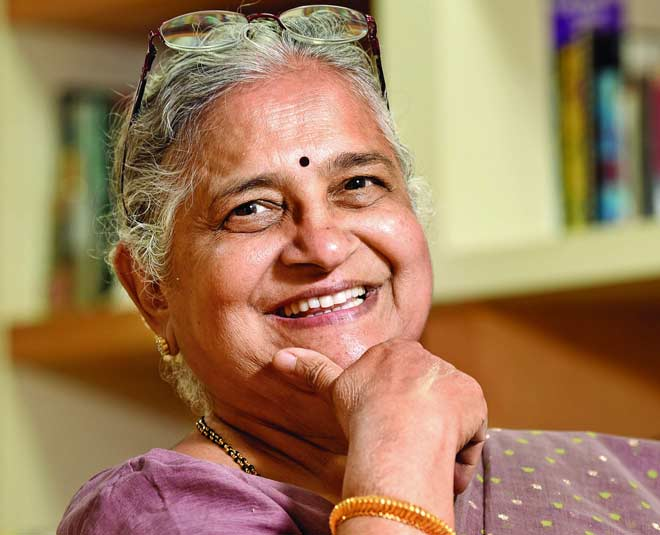
#> input picture testimg.jpg, 660 x 535 px
$ jupyter execute --allow-errors skintonedetector.ipynb
#> lines starting #> are read from the running program, lines starting #| are printed output that depends on the picture; after the words box and inside, x2 and y2 are one past the last pixel; in counts of white or black regions, pixels touching at a corner belong together
[cell 1]
import numpy as np
import cv2
import os
from sklearn.model_selection import train_test_split
from sklearn.neighbors import KNeighborsClassifier
from sklearn.metrics import accuracy_score

[cell 2]
def load_images_from_folder(folder, label):
    images = []
    labels = []
    for filename in os.listdir(folder):
        img = cv2.imread(os.path.join(folder, filename))
        if img is not None:
            img = cv2.resize(img, (64, 64))
            labels.append(label)
    return images, labels

categories = ['dark', 'light', 'mid-dark', 'mid-light']
data = []
labels = []

#> (the rest of this cell did not finish here and is left out)

[cell 3]
def extract_skin_color_features(images):
    features = []
    for img in images:
        img_hsv = cv2.cvtColor(img, cv2.COLOR_BGR2HSV)
        lower1 = np.array([0, 30, 60], dtype=np.uint8)
        upper1 = np.array([20, 150, 255], dtype=np.uint8)
        lower2 = np.array([160, 30, 60], dtype=np.uint8)
        upper2 = np.array([180, 150, 255], dtype=np.uint8)
        mask1 = cv2.inRange(img_hsv, lower1, upper1)
        mask2 = cv2.inRange(img_hsv, lower2, upper2)
        mask = cv2.bitwise_or(mask1, mask2)
        skin = cv2.bitwise_and(img, img, mask=mask)
        h_mean, h_std = np.mean(skin[:, :, 0]), np.std(skin[:, :, 0])
        s_mean, s_std = np.mean(skin[:, :, 1]), np.std(skin[:, :, 1])
        v_mean, v_std = np.mean(skin[:, :, 2]), np.std(skin[:, :, 2])
        features.append([h_mean, h_std, s_mean, s_std, v_mean, v_std])
    return np.array(features)


features = extract_skin_color_features(data)
#> (the rest of this cell did not finish here and is left out)

[cell 4]
import joblib
#> (the rest of this cell did not finish here and is left out)

[cell 5]
def predict_skin_tone(image_path):
#> called with image_path = './testimg.jpg'
    img = cv2.imread(image_path)
#> img is the input picture: shape (535, 660, 3); mean B, G, R 92.8, 125.7, 161.2
    img = cv2.resize(img, (64, 64))
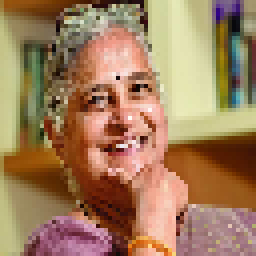
#> img: shape (64, 64, 3) (shown 4 times larger); mean B, G, R 92.7, 125.6, 161.2

    feature = extract_skin_color_features([img])
#> the loop in extract_skin_color_features (call 2), `for img in images:` made 1 pass
#> (lower1, upper1, lower2, upper2, h_mean, h_std, s_mean, s_std) on pass 1: ([0, 30, 60], [20, 150, 255], [160, 30, 60], [180, 150, 255], 43.49, 63.05, 48.45, 69.36)
#> pass 1, in extract_skin_color_features (call 2), `mask1 = cv2.inRange(img_hsv, lower1, upper1)`:
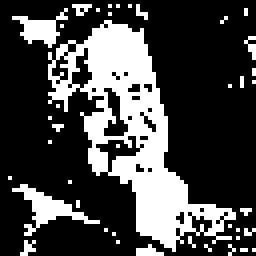
#> mask1: shape (64, 64) (shown 4 times larger); 27.6% white; 41 white regions (38 under 20 px), largest, box (x1, y1, x2, y2) and area: (12, 5, 59, 63) 889, (3, 46, 25, 59) 84, (3, 2, 17, 12) 57
#> pass 1, in extract_skin_color_features (call 2), `mask2 = cv2.inRange(img_hsv, lower2, upper2)`:
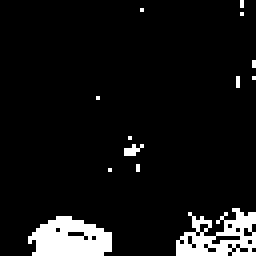
#> mask2: shape (64, 64) (shown 4 times larger); 7.6% white; 13 white regions (11 under 20 px), largest, box (x1, y1, x2, y2) and area: (7, 54, 28, 64) 154, (44, 52, 64, 64) 134
#> pass 1, in extract_skin_color_features (call 2), `mask = cv2.bitwise_or(mask1, mask2)`:
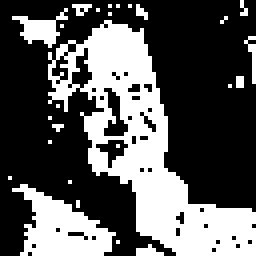
#> mask: shape (64, 64) (shown 4 times larger); 35.2% white; 26 white regions (23 under 20 px), largest, box (x1, y1, x2, y2) and area: (12, 5, 64, 64) 1059, (3, 46, 29, 64) 249, (3, 2, 17, 12) 57
#> after the loop in extract_skin_color_features (call 2), `for img in images:`: features = [[43.49, 63.05, 48.45, 69.36, 66.07, 93.57]]
#> feature = [[43.49, 63.05, 48.45, 69.36, 66.07, 93.57]]
    prediction = knn.predict(feature)
    return prediction[0]

image_path = './testimg.jpg'
#> (the rest of this cell did not finish here and is left out)
